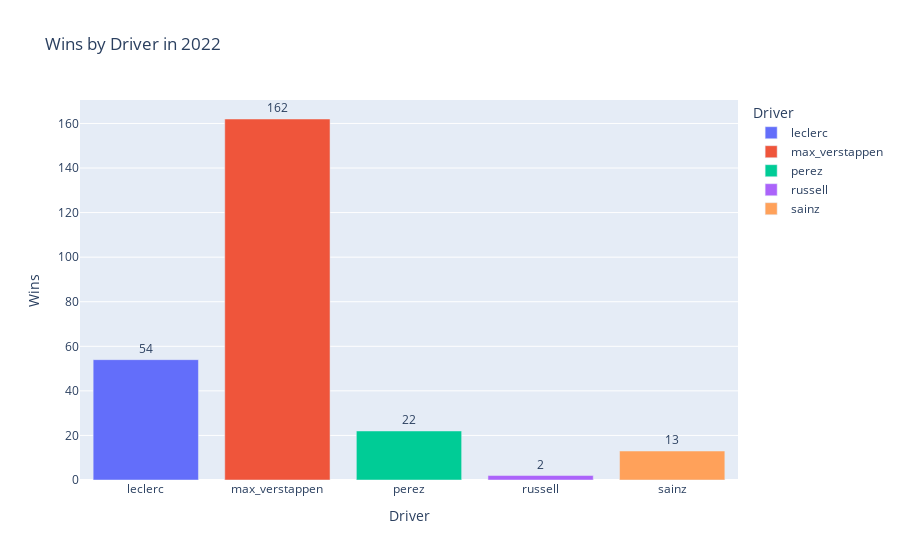

Notebook code cell kept with this figure:
### Code cell
# Bar chart: Wins by driver in 2022
victories_2022 = data[(data['year'] == 2022) & (data['wins'] > 0)]
victories_by_driver = victories_2022.groupby('driverRef')['wins'].sum().reset_index()

fig = px.bar(victories_by_driver, x='driverRef', y='wins', color='driverRef',
             title='Wins by Driver in 2022',
             labels={'wins': 'Wins', 'driverRef': 'Driver'},
             text='wins')
fig.update_traces(texttemplate='%{text:.0f}', textposition='outside')
fig.show()

### Figure 1 — Plotly figure (JSON) as saved in the notebook; plotly's stock layout.template omitted (floating-point values rounded to 4 significant figures)
{"data": [{"hovertemplate": "Driver=%{x}<br>Wins=%{text}<extra></extra>", "legendgroup": "leclerc", "marker": {"color": "#636efa", "pattern": {"shape": ""}}, "name": "leclerc", "orientation": "v", "showlegend": true, "text": [54.0], "textposition": "outside", "texttemplate": "%{text:.0f}", "type": "bar", "x": ["leclerc"], "xaxis": "x", "y": [54], "yaxis": "y"}, {"hovertemplate": "Driver=%{x}<br>Wins=%{text}<extra></extra>", "legendgroup": "max_verstappen", "marker": {"color": "#EF553B", "pattern": {"shape": ""}}, "name": "max_verstappen", "orientation": "v", "showlegend": true, "text": [162.0], "textposition": "outside", "texttemplate": "%{text:.0f}", "type": "bar", "x": ["max_verstappen"], "xaxis": "x", "y": [162], "yaxis": "y"}, {"hovertemplate": "Driver=%{x}<br>Wins=%{text}<extra></extra>", "legendgroup": "perez", "marker": {"color": "#00cc96", "pattern": {"shape": ""}}, "name": "perez", "orientation": "v", "showlegend": true, "text": [22.0], "textposition": "outside", "texttemplate": "%{text:.0f}", "type": "bar", "x": ["perez"], "xaxis": "x", "y": [22], "yaxis": "y"}, {"hovertemplate": "Driver=%{x}<br>Wins=%{text}<extra></extra>", "legendgroup": "russell", "marker": {"color": "#ab63fa", "pattern": {"shape": ""}}, "name": "russell", "orientation": "v", "showlegend": true, "text": [2.0], "textposition": "outside", "texttemplate": "%{text:.0f}", "type": "bar", "x": ["russell"], "xaxis": "x", "y": [2], "yaxis": "y"}, {"hovertemplate": "Driver=%{x}<br>Wins=%{text}<extra></extra>", "legendgroup": "sainz", "marker": {"color": "#FFA15A", "pattern": {"shape": ""}}, "name": "sainz", "orientation": "v", "showlegend": true, "text": [13.0], "textposition": "outside", "texttemplate": "%{text:.0f}", "type": "bar", "x": ["sainz"], "xaxis": "x", "y": [13], "yaxis": "y"}], "layout": {"barmode": "relative", "legend": {"title": {"text": "Driver"}, "tracegroupgap": 0}, "title": {"text": "Wins by Driver in 2022"}, "xaxis": {"anchor": "y", "categoryarray": ["leclerc", "max_verstappen", "perez", "russell", "sainz"], "categoryorder": "array", "domain": [0, 1], "title": {"text": "Driver"}}, "yaxis": {"anchor": "x", "domain": [0, 1], "title": {"text": "Wins"}}}}
